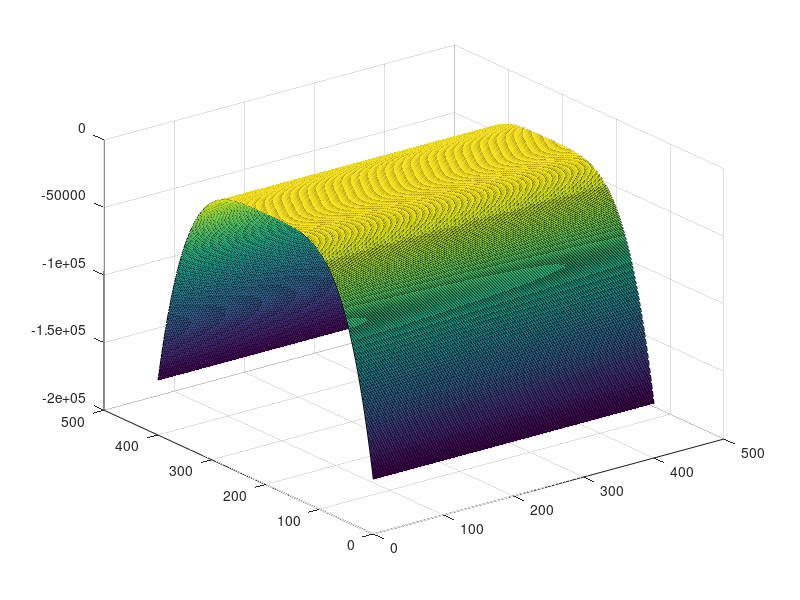

Write MATLAB code to recreate this figure.
x = [-20:0.1:20];
y1 = -x.^2;
y2 = x.^2;
for i=1:length(x)
    for j=1:length(x)
        Y(i,j) = y1(i)*y2(i);
    end
end
surf(Y);